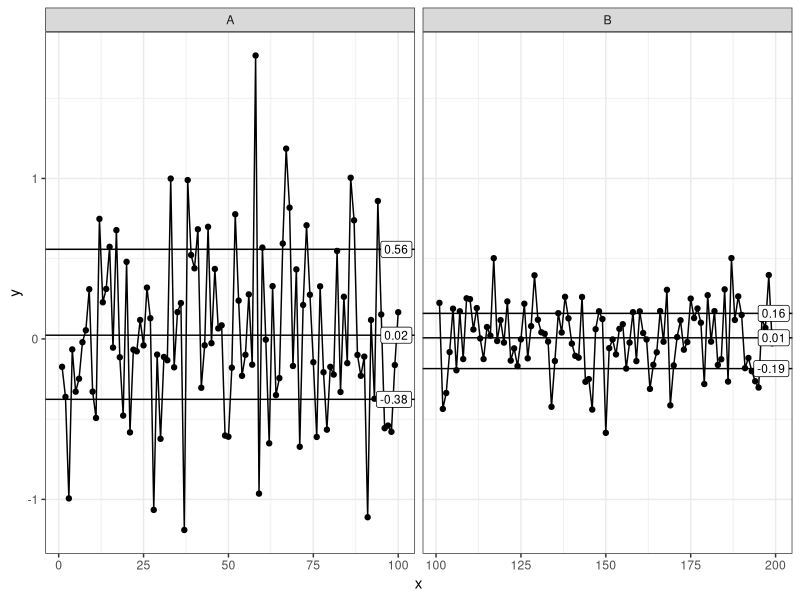

Here is the R script that generated this plot:
require(ggplot2)


#How do you say how much you want to round?
XBar <- ggproto("Xbar", Stat, 
        compute_group = function(data, scales, n=1, digits=1){
          limits_df <- data.frame(yintercept = 
            c(max(data$y)/sqrt(n), 
            min(data$y)/sqrt(n), 
            mean(data$y)))
          limits_df$y = limits_df$yintercept  
          limits_df$x = Inf
          limits_df$label = round(limits_df$yintercept,digits)
          limits_df
        }
        )


xbar <- function(mapping = NULL,
                       data = NULL,
                       geom = "hline",
                       yintercept = NULL,
                       position = "identity",
                       na.rm = FALSE,
                       show.legend = NA,
                       inherit.aes = TRUE,
                       n=1, digits=1,
                       ...) {
  layer(
    stat = XBar,
    #yintercept=XBar,
    data = data,
    mapping = mapping,
    geom = geom,
    position = position,
    show.legend = show.legend,
    inherit.aes = inherit.aes,
    params = list(na.rm = na.rm, n=n, digits=digits, ...)
  )
}

xbar_label <- function(mapping = NULL,
                 data = NULL,
                 geom = "label",
                 yintercept = NULL,
                 position = "identity",
                 na.rm = FALSE,
                 show.legend = NA,
                 inherit.aes = TRUE,
                 n=1,digits=1,
                 ...) {
  layer(
    stat = XBar,
    #yintercept=XBar,
    data = data,
    mapping = mapping,
    geom = geom,
    position = position,
    show.legend = show.legend,
    inherit.aes = inherit.aes,
    params = list(na.rm = na.rm, hjust=1.1, 
                  vjust=.5, size=3,n=n, digits=digits, ...)
  )
}


random_data <- data.frame(x=1:100, y=rnorm(100, 0, .5), grouping="A")
random_data2 <- data.frame(x=101:200, y=rnorm(100, 0, .2), grouping="B")
random_data3 <- rbind(random_data, random_data2)

ggplot(random_data3, aes(x=x, y=y, group=grouping)) +
  geom_point() + geom_line() +
  xbar(n=10, digits = 2) +
  #xbar(geom="label", hjust=1.1, vjust=.5, size=3) + 
  xbar_label(n=10, digits = 2) +
  facet_grid(.~grouping, scales = "free_x") + theme_bw()
